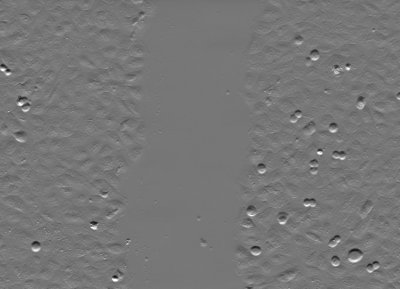
#> input picture opencv/bnsreenu/image_processing_APEER/Images/scratch_assay/1.jpg, 400 x 289 px, found by its file name
$ python 26_pyplots.py
#> lines starting #> are read from the running program, lines starting #| are printed output that depends on the picture
"""
tutorial26 plotting using_pyplots python
11:04
https://www.youtube.com/watch?v=67ylv7ldPj0&list=PLHae9ggVvqPgyRQQOtENr6hK0m1UquGaG&index=27
https://github.com/bnsreenu/python_for_image_processing_APEER/blob/master/tutorial26_plotting_using_pyplots_python.py
"""
#
import matplotlib.pyplot as plt
import numpy as np
import cv2
import getpass

USER = getpass.getuser()

IMAGE_NAME = '1.jpg'
BASE_FOLDER = 'C:/Users/' + USER + '/Pictures/Saved Pictures/'
IMAGE = BASE_FOLDER + IMAGE_NAME

# PLot using lists


x = [1, 2, 3, 4, 5]
y = [1, 4, 9, 16, 25]

plt.plot(x, y)  # plot takes any number of arguments
#plt.show()
#Also understands numpy arrays

a = np.array(x)
b = np.array(y)
plt.plot(a, b, 'bo')  #Blue dots. Also try: 'r--' 'g^' 'bs'
plt.axis([0, 6, 0, 50]) #Define range for x and y axes [xmin, xmax, ymin, ymax]

plt.show()
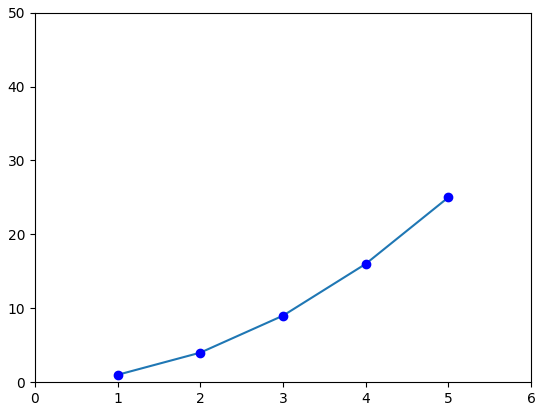
#> figure drawn by matplotlib, 1 panel

#Images can also be plotted (covered in viewing images tutorial)
#Images are numpy arrays

gray_img = cv2.imread(IMAGE, 0)
#> gray_img is the input picture: shape (289, 400); min 14, max 255, mean 118.6

plt.imshow(gray_img, cmap="gray")
plt.show()
plt.hist(gray_img.flat, bins=100, range=(0, 255))
#(gray_img.flat will the into image to one demension
plt.show()
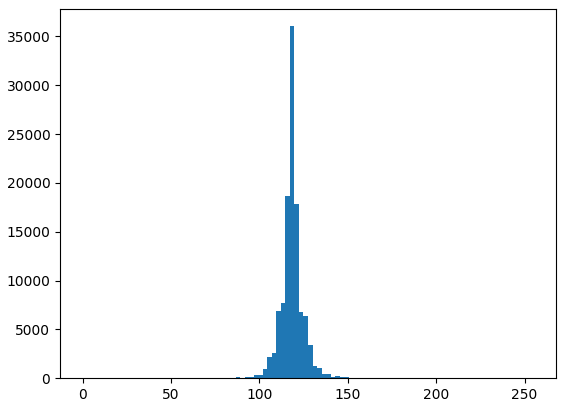
#> figure drawn by matplotlib, 1 panel; tallest bar 36046 high, from x = 117.3 to 119.8
wells = ['well1', 'well2', 'well3', 'well4', 'well5']
cells = [80, 62, 88, 110, 90]

plt.bar(wells, cells)
plt.scatter(wells, cells)
plt.plot(wells, cells)
plt.show()


#Defining line properties


a = np.array([1,2,3,4,5])
b = np.array([1,4,9,16,25])

#use setp() to define multiple parameters
fig = plt.plot(a, b, linewidth=5.0)
plt.setp(fig, color='r', linewidth=4.0)
#look at the documentation for more infor on setp()
# https://matplotlib.org/api/_as_gen/matplotlib.pyplot.setp.html#matplotlib.pyplot.setp
plt.show()
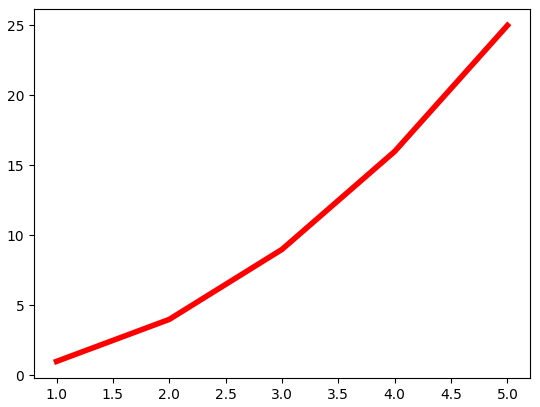
#> figure drawn by matplotlib, 1 panel

wells = [1,2,3,4,5]
cells = [80, 62, 88, 110, 90]

plt.figure(figsize=(8, 8))
plt.bar(wells, cells)
plt.xlabel('Well #', fontsize=18, color='red')
plt.ylabel('# dead cells')
plt.title('Dead cells in each well')
plt.axis([1, 6, 60, 120])   #xmin, xmax, ymin, ymax
plt.grid(True)
plt.show()
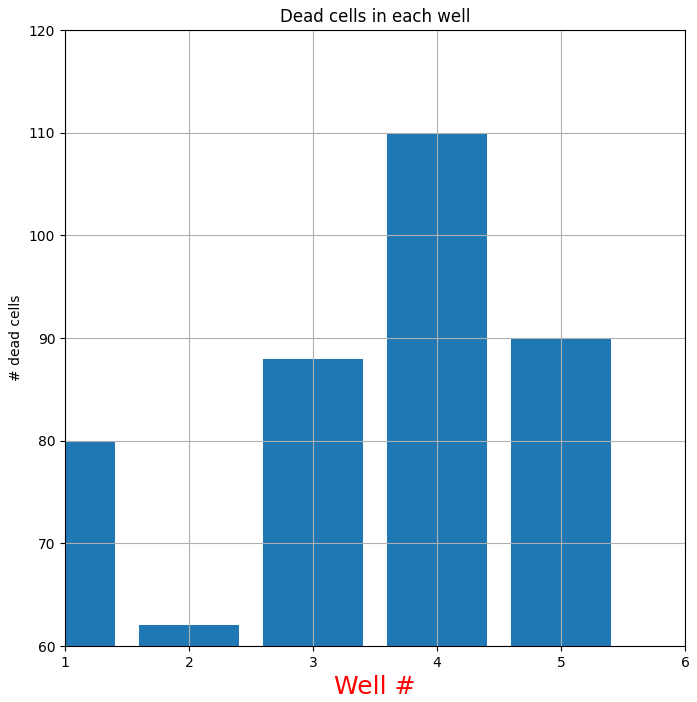
#> figure drawn by matplotlib, 1 panel; tallest bar 110 high, from x = 3.6 to 4.4

############################
#Log scale

y = [10, 125, 1350, 11250, 100500]

plt.figure(figsize=(12, 6))

# linear
plt.subplot(121)
plt.plot(x, y)
plt.yscale('linear')
plt.title('linear')
plt.grid(True)

#Log
plt.subplot(122)
plt.plot(x, y)
plt.yscale('log') #log scale
plt.title('log')
plt.grid(True)
plt.show()
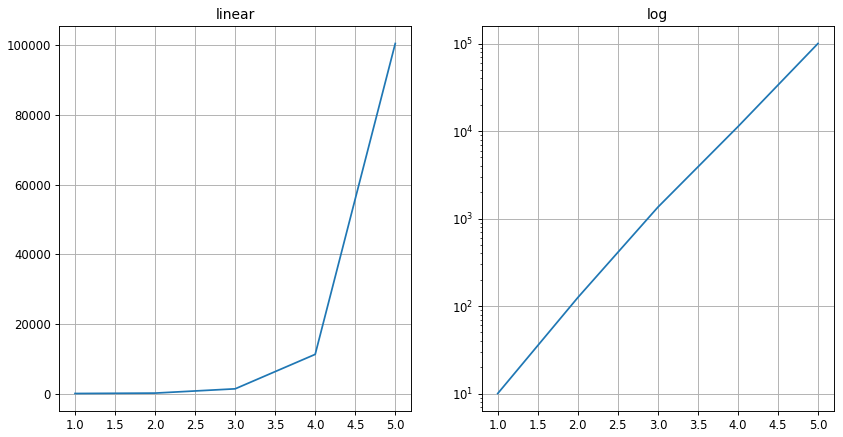
#> figure drawn by matplotlib, 2 panels

################################
#Use subplots to arrange multiple plots
wells = ['well1', 'well2', 'well3', 'well4', 'well5']
cells = [80, 62, 88, 110, 90]

plt.bar(wells, cells)
plt.scatter(wells, cells)
plt.plot(wells, cells)
#Multiple plots using subplot
#Define a figure size first

#PLotting horizontally
plt.figure(figsize=(16, 6))
#Let us plot in 1 row and 3 columns (13x) x is for the position
plt.subplot(131)
plt.bar(wells, cells)
plt.subplot(132)
plt.scatter(wells, cells)
plt.subplot(133)
plt.plot(wells, cells)
plt.suptitle('Multiple Plots')
plt.show()


wells = ['well1', 'well2', 'well3', 'well4', 'well5']
cells = [80, 62, 88, 110, 90]

# Initialize the plot and sublots
# Initialize the plot
fig = plt.figure(figsize=(16, 6))
ax1 = fig.add_subplot(131)
ax1.set(title='vertical bar', xlabel='Well #', ylabel='# cells')

ax2 = fig.add_subplot(132)
ax1.set(title='horizontal bar', xlabel='Well #', ylabel='# cells')

ax3 = fig.add_subplot(133)

# Plot the data
ax1.bar(wells, cells)
ax2.barh(wells, cells)
ax3.plot(wells, cells)

plt.savefig("my_plot.jpg")  # Save plot
# Show the plot
plt.show()

def millions(x):
    print ('$%1.1fM' % (x * 1e-6))
    return '$%1.1fM' % (x * 1e-6)


# Fixing random state for reproducibility
np.random.seed(19680801)

x = np.random.rand(20)
y = 1e7 * np.random.rand(20)

fig, ax = plt.subplots()
ax.fmt_ydata = millions
plt.plot(x, y, 'o')

plt.show()
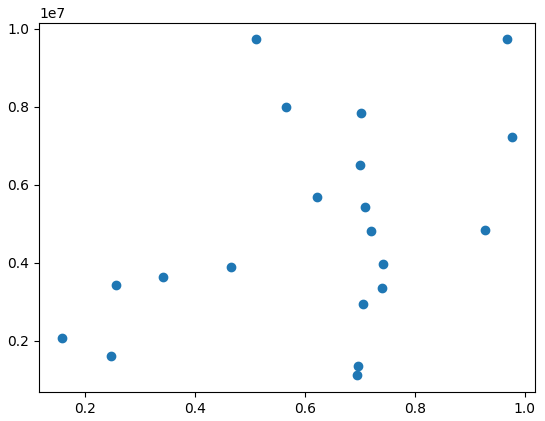
#> figure drawn by matplotlib, 1 panel

$ run again, with opencv/bnsreenu/image_processing_APEER/Images/scratch_assay/0.jpg copied over opencv/bnsreenu/image_processing_APEER/Images/scratch_assay/1.jpg
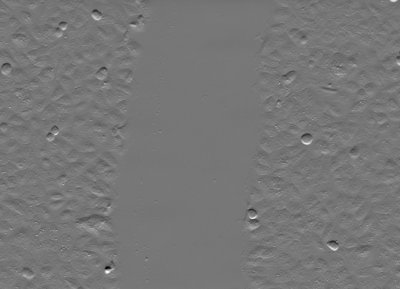
#> input picture opencv/bnsreenu/image_processing_APEER/Images/scratch_assay/0.jpg, 400 x 289 px, found by its file name
#> gray_img is the input picture: shape (289, 400); min 0, max 255, mean 118.6
#> `plt.show()`:
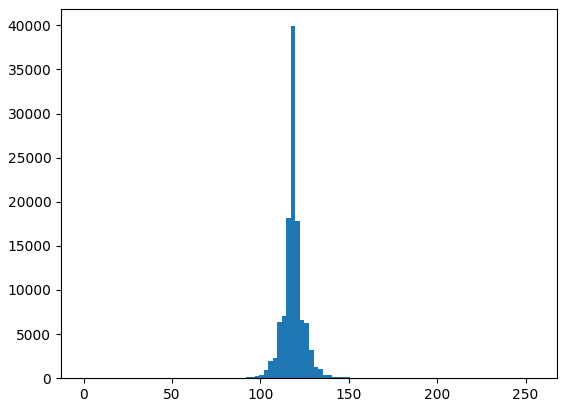
#> figure drawn by matplotlib, 1 panel; tallest bar 39899 high, from x = 117.3 to 119.8

$ run again, with opencv/bnsreenu/image_processing_APEER/Images/scratch_assay/2.jpg copied over opencv/bnsreenu/image_processing_APEER/Images/scratch_assay/1.jpg
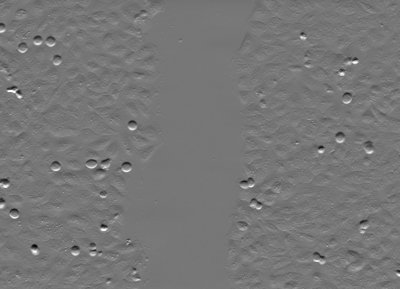
#> input picture opencv/bnsreenu/image_processing_APEER/Images/scratch_assay/2.jpg, 400 x 289 px, found by its file name
#> gray_img is the input picture: shape (289, 400); min 0, max 255, mean 118.6
#> `plt.show()`:
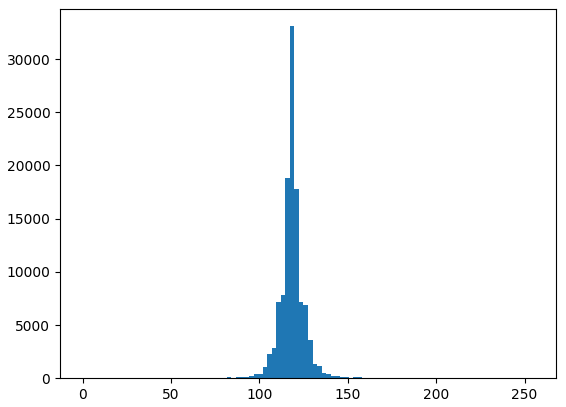
#> figure drawn by matplotlib, 1 panel; tallest bar 33093 high, from x = 117.3 to 119.8

$ run again, with opencv/bnsreenu/image_processing_APEER/Images/scratch_assay/3.jpg copied over opencv/bnsreenu/image_processing_APEER/Images/scratch_assay/1.jpg
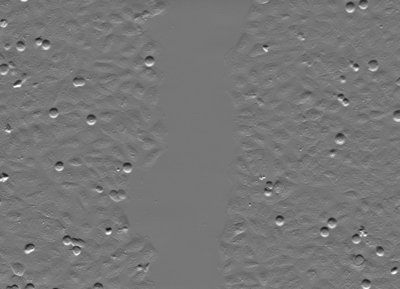
#> input picture opencv/bnsreenu/image_processing_APEER/Images/scratch_assay/3.jpg, 400 x 289 px, found by its file name
#> gray_img is the input picture: shape (289, 400); min 18, max 255, mean 118.6
#> `plt.show()`:
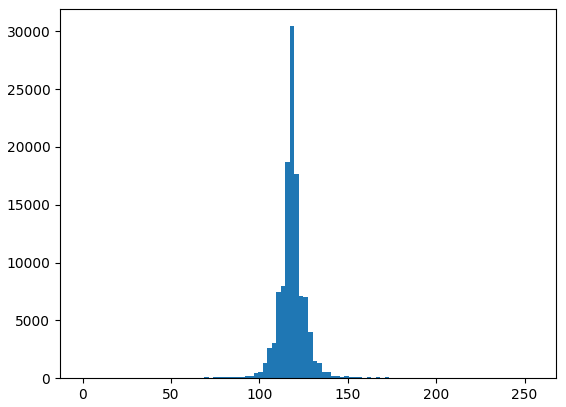
#> figure drawn by matplotlib, 1 panel; tallest bar 30441 high, from x = 117.3 to 119.8
